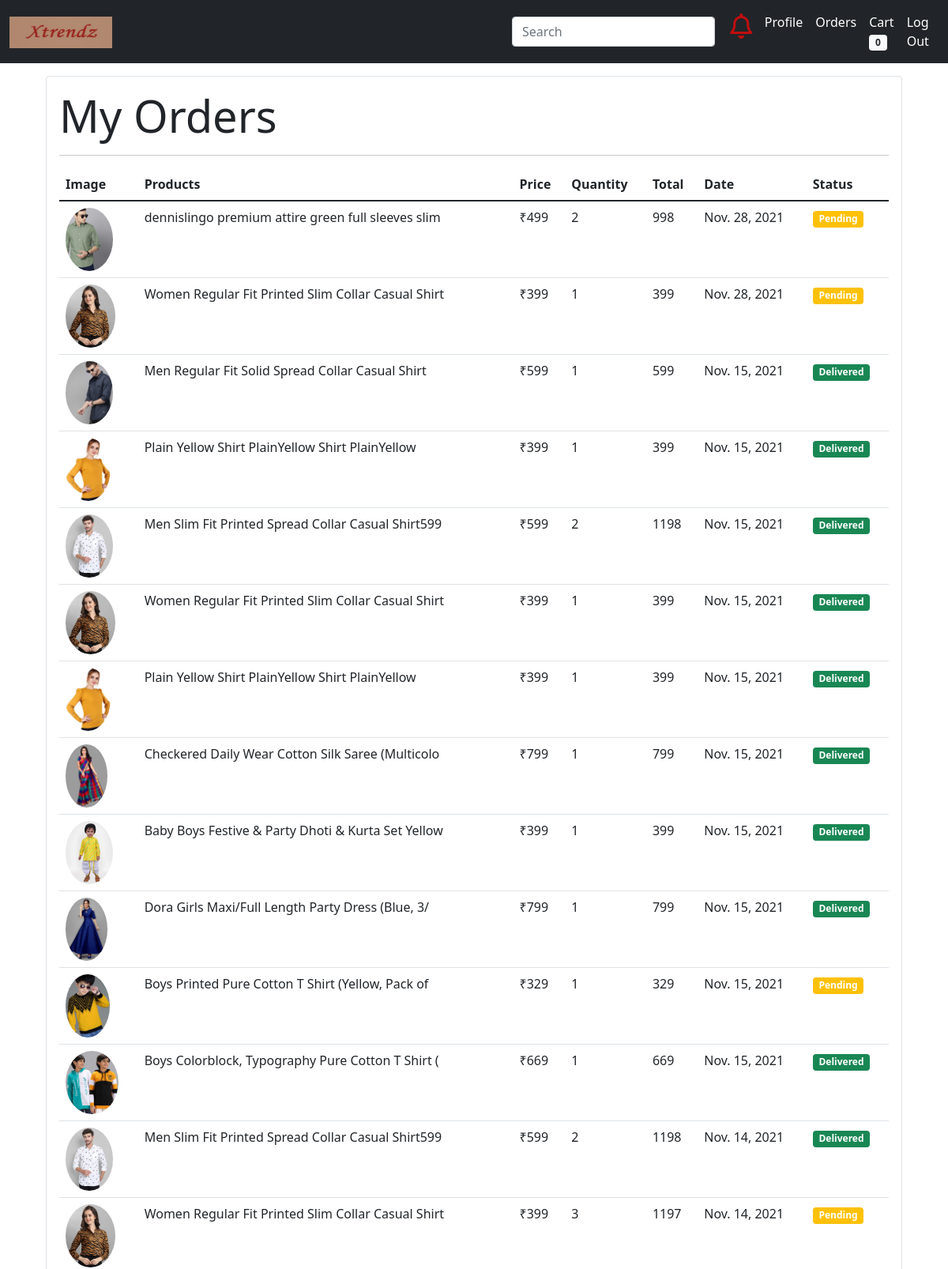
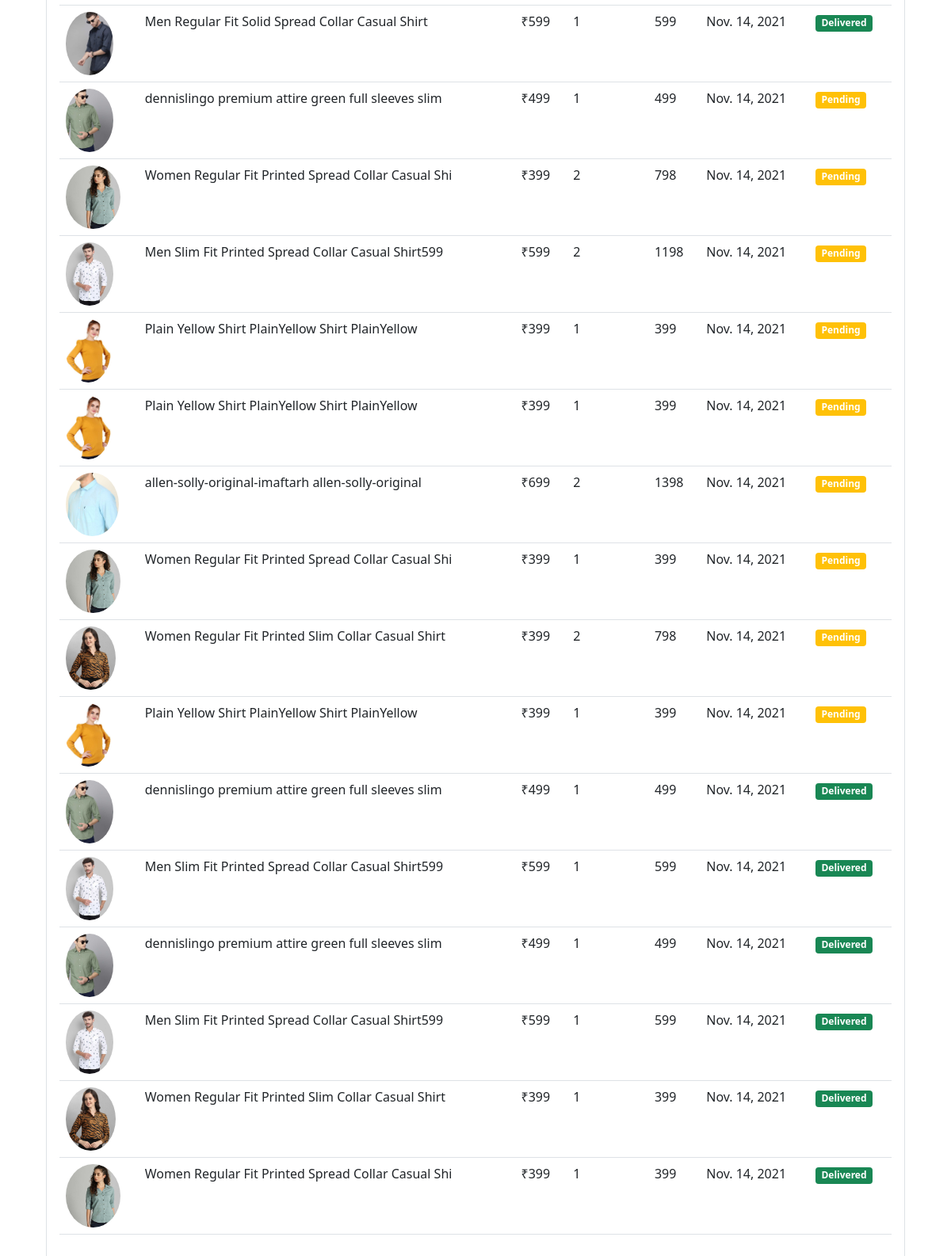
Page /orders (signed in) on the committed database (2 pictures, top to bottom).
### shop/models/orders.py (models this page shows, shortened)
class Order(models.Model):
    product = models.ForeignKey(Product, on_delete=models.CASCADE)
    customer = models.ForeignKey(Customer, on_delete=models.CASCADE)
    quantity = models.IntegerField(default=1)
    price = models.IntegerField()
    address = models.CharField(max_length=100, default='')
    phone = models.CharField(max_length=14, default='')
    date = models.DateField(default=datetime.datetime.today)
    status = models.BooleanField(default=False)
    @staticmethod
    def get_orders_by_customer(customer_id):
        return Order.objects.filter(customer = customer_id).order_by('-date')

### shop/models/product.py (models this page shows, shortened)
class Product(models.Model):
    name = models.CharField(max_length=100)
    price = models.IntegerField(default=999)
    category = models.ForeignKey(Category, on_delete=models.CASCADE, default='', null=True, blank=True)
    edition = models.ForeignKey(Edition, on_delete=models.CASCADE, default='', null=True, blank=True)
    description = models.CharField(max_length=200, default='', null=True, blank=True)
    image = models.ImageField(upload_to='uploads/products/')

### shop/views/orders.py (the view)
# urls.py: path('orders', OrderView.as_view(), name='orders'),
class OrderView(View):
    @method_decorator(auth_middleware)
    def get(self, request):
        customer = request.session.get('customer')
        orders = Order.get_orders_by_customer(customer)
        orders.reverse()
        return render(request, 'orders.html', {'orders': orders})

### shop/templatetags/custom_filter.py (called while the page is built)
@register.filter(name='currency')
def currency(number):
    return "₹"+str(number)

@register.filter(name='multiply')
def multiply(number, number1):
    return number * number1

### shop/templates/orders.html
{% extends 'base.html' %}
{% block content %}
{% load cart %}
{% load custom_filter %}
<div class="container">
    <div class="border rounded m-3 p-3">
        <p class="display-4 pl-4 ml-4">My Orders</p>
        <hr>
        <table class="table">
            <thead>
                <tr>
                    <th>Image</th>
                    <th>Products</th>
                    <th>Price</th>
                    <th>Quantity</th>
                    <th>Total</th>
                    <th>Date</th>
                    <th>Status</th>
                </tr>
            </thead>
            <tbody>
                {% for order in orders %}
                <tr>
                    <td><img style="height: 80px;" class="rounded-circle" src="{{order.product.image.url}}" alt=""></td>
                    <td>{{order.product.name}}</td>
                    <td>{{order.price|currency}}</td>
                    <td>{{order.quantity}}</td>
                    <td>{{order.quantity|multiply:order.price}}</td>
                    <td>{{order.date}}</td>
                    {% if order.status %}
                    <td><small class="badge bg-success">Delivered</small></td>
                    {%else%}
                    <td><small class="badge bg-warning ">Pending</small></td>
                    {% endif %}
                </tr>
                {% endfor %}
            </tbody>
        </table>
    </div>
</div>
{% endblock %}

### shop/templates/base.html (shortened to what this page needs)
<!doctype html>
<html lang="en">
<head>
  <link href="https://cdn.jsdelivr.net/npm/bootstrap@5.1.3/dist/css/bootstrap.min.css" rel="stylesheet"
>
</head>
<body>
  <nav class="navbar navbar-expand-lg navbar-dark bg-dark">
    <div class="container-fluid">
      <a class="navbar-brand" href="/">
        <img src="/static/xtrendz1.png" alt="" width="130" height="40" class="d-inline-block align-text-top">
      </a>
      <div class="collapse navbar-collapse" id="navbarSupportedContent">
        <form class="ab">
          <input class="form-control" type="text" placeholder="Search" aria-label="Search">
        </form>
        <ul class="navbar-nav mb-2 mb-lg-0 col-6">
          {% if request.session.customer %}
          <li class="nav-item">
            <a class="nav-link active" aria-current="page" href="/"><i class="far fa-bell fa-2x"></i></a>
          </li>
          <li class="nav-item">
            <a class="nav-link active" aria-current="page" href="">Profile</a>
          </li>
          <li class="nav-item">
            <a class="nav-link active" aria-current="page" href="/orders">Orders</a>
          </li>
          <li class="nav-item">
            <a class="nav-link active" aria-current="page" href="/cart">Cart
              <span class="badge bg-light text-dark">{{request.session.cart.keys|length}}</span>
            </a>
          </li>
          <li class="nav-item">
            <a class="nav-link active" aria-current="page" href="/logout">Log Out</a>
          </li>
          {% endif %}
        </ul>
      </div>
    </div>
  </nav>
  {% block content %}{% endblock %}
</body>
</html>

### shop/templates/base.html (style rules this page uses)
.far { color: rgba(250, 7, 7, 0.74); box-sizing: border-box; margin: 2%; }
.ab { margin-right: 2%; }

### rows in the picture
Order: product.image (picture), product.name "dennislingo premium attire green full sleeves slim", price "₹499", quantity "2", quantity|multiply "998", date "Nov. 28, 2021", status "Pending"
Order: product.image (picture), product.name "Women Regular Fit Printed Slim Collar Casual Shirt", price "₹399", quantity "1", quantity|multiply "399", date "Nov. 28, 2021", status "Pending"
Order: product.image (picture), product.name "Men Regular Fit Solid Spread Collar Casual Shirt", price "₹599", quantity "1", quantity|multiply "599", date "Nov. 15, 2021", status "Delivered"
Order: product.image (picture), product.name "Plain Yellow Shirt PlainYellow Shirt PlainYellow", price "₹399", quantity "1", quantity|multiply "399", date "Nov. 15, 2021", status "Delivered"
Order: product.image (picture), product.name "Men Slim Fit Printed Spread Collar Casual Shirt599", price "₹599", quantity "2", quantity|multiply "1198", date "Nov. 15, 2021", status "Delivered"
Order: product.image (picture), product.name "Women Regular Fit Printed Slim Collar Casual Shirt", price "₹399", quantity "1", quantity|multiply "399", date "Nov. 15, 2021", status "Delivered"
Order: product.image (picture), product.name "Plain Yellow Shirt PlainYellow Shirt PlainYellow", price "₹399", quantity "1", quantity|multiply "399", date "Nov. 15, 2021", status "Delivered"
Order: product.image (picture), product.name "Checkered Daily Wear Cotton Silk Saree (Multicolo", price "₹799", quantity "1", quantity|multiply "799", date "Nov. 15, 2021", status "Delivered"
Order: product.image (picture), product.name "Baby Boys Festive & Party Dhoti & Kurta Set Yellow", price "₹399", quantity "1", quantity|multiply "399", date "Nov. 15, 2021", status "Delivered"
Order: product.image (picture), product.name "Dora Girls Maxi/Full Length Party Dress (Blue, 3/", price "₹799", quantity "1", quantity|multiply "799", date "Nov. 15, 2021", status "Delivered"
Order: product.image (picture), product.name "Boys Printed Pure Cotton T Shirt (Yellow, Pack of", price "₹329", quantity "1", quantity|multiply "329", date "Nov. 15, 2021", status "Pending"
Order: product.image (picture), product.name "Boys Colorblock, Typography Pure Cotton T Shirt (", price "₹669", quantity "1", quantity|multiply "669", date "Nov. 15, 2021", status "Delivered"
Order: product.image (picture), product.name "Men Slim Fit Printed Spread Collar Casual Shirt599", price "₹599", quantity "2", quantity|multiply "1198", date "Nov. 14, 2021", status "Delivered"
Order: product.image (picture), product.name "Women Regular Fit Printed Slim Collar Casual Shirt", price "₹399", quantity "3", quantity|multiply "1197", date "Nov. 14, 2021", status "Pending"
Order: product.image (picture), product.name "Men Regular Fit Solid Spread Collar Casual Shirt", price "₹599", quantity "1", quantity|multiply "599", date "Nov. 14, 2021", status "Delivered"
Order: product.image (picture), product.name "dennislingo premium attire green full sleeves slim", price "₹499", quantity "1", quantity|multiply "499", date "Nov. 14, 2021", status "Pending"
Order: product.image (picture), product.name "Women Regular Fit Printed Spread Collar Casual Shi", price "₹399", quantity "2", quantity|multiply "798", date "Nov. 14, 2021", status "Pending"
Order: product.image (picture), product.name "Men Slim Fit Printed Spread Collar Casual Shirt599", price "₹599", quantity "2", quantity|multiply "1198", date "Nov. 14, 2021", status "Pending"
Order: product.image (picture), product.name "Plain Yellow Shirt PlainYellow Shirt PlainYellow", price "₹399", quantity "1", quantity|multiply "399", date "Nov. 14, 2021", status "Pending"
Order: product.image (picture), product.name "Plain Yellow Shirt PlainYellow Shirt PlainYellow", price "₹399", quantity "1", quantity|multiply "399", date "Nov. 14, 2021", status "Pending"
Order: product.image (picture), product.name "allen-solly-original-imaftarh allen-solly-original", price "₹699", quantity "2", quantity|multiply "1398", date "Nov. 14, 2021", status "Pending"
Order: product.image (picture), product.name "Women Regular Fit Printed Spread Collar Casual Shi", price "₹399", quantity "1", quantity|multiply "399", date "Nov. 14, 2021", status "Pending"
Order: product.image (picture), product.name "Women Regular Fit Printed Slim Collar Casual Shirt", price "₹399", quantity "2", quantity|multiply "798", date "Nov. 14, 2021", status "Pending"
Order: product.image (picture), product.name "Plain Yellow Shirt PlainYellow Shirt PlainYellow", price "₹399", quantity "1", quantity|multiply "399", date "Nov. 14, 2021", status "Pending"
Order: product.image (picture), product.name "dennislingo premium attire green full sleeves slim", price "₹499", quantity "1", quantity|multiply "499", date "Nov. 14, 2021", status "Delivered"
Order: product.image (picture), product.name "Men Slim Fit Printed Spread Collar Casual Shirt599", price "₹599", quantity "1", quantity|multiply "599", date "Nov. 14, 2021", status "Delivered"
Order: product.image (picture), product.name "dennislingo premium attire green full sleeves slim", price "₹499", quantity "1", quantity|multiply "499", date "Nov. 14, 2021", status "Delivered"
Order: product.image (picture), product.name "Men Slim Fit Printed Spread Collar Casual Shirt599", price "₹599", quantity "1", quantity|multiply "599", date "Nov. 14, 2021", status "Delivered"
Order: product.image (picture), product.name "Women Regular Fit Printed Slim Collar Casual Shirt", price "₹399", quantity "1", quantity|multiply "399", date "Nov. 14, 2021", status "Delivered"
Order: product.image (picture), product.name "Women Regular Fit Printed Spread Collar Casual Shi", price "₹399", quantity "1", quantity|multiply "399", date "Nov. 14, 2021", status "Delivered"

### other values in the picture
{{ request.session.cart.keys|length }} "0"
